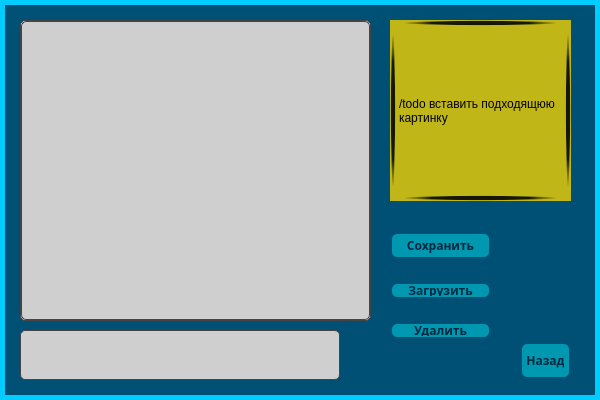
<?xml version="1.0" encoding="UTF-8"?>
<ui version="4.0">
 <class>SaveWindowClass</class>
 <widget class="QDialog" name="SaveWindowClass">
  <property name="geometry">
   <rect>
    <x>0</x>
    <y>0</y>
    <width>600</width>
    <height>400</height>
   </rect>
  </property>
  <property name="sizePolicy">
   <sizepolicy hsizetype="Preferred" vsizetype="Preferred">
    <horstretch>0</horstretch>
    <verstretch>0</verstretch>
   </sizepolicy>
  </property>
  <property name="minimumSize">
   <size>
    <width>600</width>
    <height>400</height>
   </size>
  </property>
  <property name="maximumSize">
   <size>
    <width>600</width>
    <height>400</height>
   </size>
  </property>
  <property name="windowTitle">
   <string>SaveWindow</string>
  </property>
  <property name="autoFillBackground">
   <bool>false</bool>
  </property>
  <property name="styleSheet">
   <string notr="true">#SaveWindowClass {
	background-image: url(:/rec/resources/background_images/2BG.png);
background-color: rgb(0, 79, 117);
border: 5px solid #00ccff;
border - radius: 15px;
width: 500px;
padding: 20px;
  color: #fff; /* Light text */
font-family: sans-serif;
}</string>
  </property>
  <property name="sizeGripEnabled">
   <bool>false</bool>
  </property>
  <property name="modal">
   <bool>false</bool>
  </property>
  <widget class="QPushButton" name="pushButton">
   <property name="geometry">
    <rect>
     <x>390</x>
     <y>230</y>
     <width>101</width>
     <height>31</height>
    </rect>
   </property>
   <property name="font">
    <font>
     <family>sans-serif</family>
     <bold>true</bold>
     <underline>false</underline>
     <strikeout>false</strikeout>
    </font>
   </property>
   <property name="styleSheet">
    <string notr="true">QPushButton {
  background-color: rgb(0, 152, 176);
	color: rgb(0, 40, 64);
  border: none;
  padding: 1px 10px;
  border-radius: 5px;
  text-align: center;
  text-decoration: none;
  display: inline-block;
  margin: 4px 2px;
  cursor: pointer;
}

QPushButton:disabled { /* Выключенная кнопка */
  background-color: #ccc; /* Светло-серый цвет для выключенного состояния */
  color: #888; /* Более темный текст */
  cursor: default; /* Убираем курсор руки */
}

QPushButton:pressed { /* Нажатая кнопка */
  background-color: #3e8e41; /* Более темный оттенок зеленого */
}

QPushButton:hover { /* Наведение курсора */
  background-color: #45a049; /* Немного светлее, чем в обычном состоянии */
}
</string>
   </property>
   <property name="text">
    <string>Сохранить</string>
   </property>
  </widget>
  <widget class="QLabel" name="label">
   <property name="geometry">
    <rect>
     <x>390</x>
     <y>20</y>
     <width>181</width>
     <height>181</height>
    </rect>
   </property>
   <property name="styleSheet">
    <string notr="true">background-color:  rgb(193, 182, 24);
border: 6px solid qradialgradient(spread:pad, cx:0.5, cy:0.5, radius:0.582, fx:0.5, fy:0.5, stop:0.480447 rgba(22, 23, 2, 255), stop:0.569832 rgba(88, 84, 11, 255), stop:0.73743 rgba(193, 182, 24, 255));
padding: 0; </string>
   </property>
   <property name="text">
    <string>/todo вставить подходящюю картинку</string>
   </property>
   <property name="scaledContents">
    <bool>false</bool>
   </property>
   <property name="wordWrap">
    <bool>true</bool>
   </property>
  </widget>
  <widget class="QPushButton" name="pushButton_2">
   <property name="geometry">
    <rect>
     <x>390</x>
     <y>280</y>
     <width>101</width>
     <height>21</height>
    </rect>
   </property>
   <property name="font">
    <font>
     <family>sans-serif</family>
     <bold>true</bold>
     <underline>false</underline>
     <strikeout>false</strikeout>
    </font>
   </property>
   <property name="styleSheet">
    <string notr="true">QPushButton {
  background-color: rgb(0, 152, 176);
	color: rgb(0, 40, 64);
  border: none;
  padding: 1px 10px;
  border-radius: 5px;
  text-align: center;
  text-decoration: none;
  display: inline-block;
  margin: 4px 2px;
  cursor: pointer;
}

QPushButton:disabled { /* Выключенная кнопка */
  background-color: #ccc; /* Светло-серый цвет для выключенного состояния */
  color: #888; /* Более темный текст */
  cursor: default; /* Убираем курсор руки */
}

QPushButton:pressed { /* Нажатая кнопка */
  background-color: #3e8e41; /* Более темный оттенок зеленого */
}

QPushButton:hover { /* Наведение курсора */
  background-color: #45a049; /* Немного светлее, чем в обычном состоянии */
}

</string>
   </property>
   <property name="text">
    <string>Загрузить</string>
   </property>
  </widget>
  <widget class="QScrollArea" name="scrollArea">
   <property name="geometry">
    <rect>
     <x>20</x>
     <y>20</y>
     <width>351</width>
     <height>301</height>
    </rect>
   </property>
   <property name="styleSheet">
    <string notr="true">QScrollArea {
background-image:url(:/rec/resources/background_images/2Field.png);
background-color: rgb(207, 207, 207);
  border: 1px solid #444;
  border-radius: 5px;
}</string>
   </property>
   <property name="frameShape">
    <enum>QFrame::StyledPanel</enum>
   </property>
   <property name="widgetResizable">
    <bool>true</bool>
   </property>
   <widget class="QWidget" name="scrollAreaWidgetContents">
    <property name="geometry">
     <rect>
      <x>0</x>
      <y>0</y>
      <width>349</width>
      <height>299</height>
     </rect>
    </property>
    <property name="autoFillBackground">
     <bool>false</bool>
    </property>
    <property name="styleSheet">
     <string notr="true">#scrollAreaWidgetContents {
background-image:url(:/rec/resources/background_images/2Field.png);
background-color: rgb(207, 207, 207);
  border: 1px solid #444;
  border-radius: 5px;
}</string>
    </property>
    <layout class="QVBoxLayout" name="verticalLayout_2">
     <item>
      <widget class="QPushButton" name="pushButton_5">
       <property name="minimumSize">
        <size>
         <width>0</width>
         <height>50</height>
        </size>
       </property>
       <property name="styleSheet">
        <string notr="true">QPushButton{
background-color:transparent;
border:none;
}
QPushButton:hover{
background-color:rgba(128,128,128,50)
}
QPushButton:disabled {
background-color:rgba(128,128,128,150)
}</string>
       </property>
       <property name="text">
        <string/>
       </property>
      </widget>
     </item>
     <item>
      <spacer name="verticalSpacer">
       <property name="orientation">
        <enum>Qt::Vertical</enum>
       </property>
       <property name="sizeHint" stdset="0">
        <size>
         <width>20</width>
         <height>40</height>
        </size>
       </property>
      </spacer>
     </item>
    </layout>
   </widget>
  </widget>
  <widget class="QPushButton" name="pushButton_3">
   <property name="geometry">
    <rect>
     <x>390</x>
     <y>320</y>
     <width>101</width>
     <height>21</height>
    </rect>
   </property>
   <property name="font">
    <font>
     <family>sans-serif</family>
     <bold>true</bold>
     <underline>false</underline>
     <strikeout>false</strikeout>
    </font>
   </property>
   <property name="styleSheet">
    <string notr="true">QPushButton {
  background-color: rgb(0, 152, 176);
	color: rgb(0, 40, 64);
  border: none;
  padding: 1px 10px;
  border-radius: 5px;
  text-align: center;
  text-decoration: none;
  display: inline-block;
  margin: 4px 2px;
  cursor: pointer;
}

QPushButton:disabled { /* Выключенная кнопка */
  background-color: #ccc; /* Светло-серый цвет для выключенного состояния */
  color: #888; /* Более темный текст */
  cursor: default; /* Убираем курсор руки */
}

QPushButton:pressed { /* Нажатая кнопка */
  background-color: #3e8e41; /* Более темный оттенок зеленого */
}

QPushButton:hover { /* Наведение курсора */
  background-color: #45a049; /* Немного светлее, чем в обычном состоянии */
}

</string>
   </property>
   <property name="text">
    <string>Удалить</string>
   </property>
  </widget>
  <widget class="QPushButton" name="pushButton_4">
   <property name="geometry">
    <rect>
     <x>520</x>
     <y>340</y>
     <width>51</width>
     <height>41</height>
    </rect>
   </property>
   <property name="font">
    <font>
     <family>sans-serif</family>
     <bold>true</bold>
     <underline>false</underline>
     <strikeout>false</strikeout>
    </font>
   </property>
   <property name="styleSheet">
    <string notr="true">QPushButton {
  background-color: rgb(0, 152, 176);
	color: rgb(0, 40, 64);
  border: none;
  padding: 1px 5px;
  border-radius: 5px;
  text-align: center;
  text-decoration: none;
  display: inline-block;
  margin: 4px 2px;
  cursor: pointer;
}

QPushButton:disabled { /* Выключенная кнопка */
  background-color: #ccc; /* Светло-серый цвет для выключенного состояния */
  color: #888; /* Более темный текст */
  cursor: default; /* Убираем курсор руки */
}

QPushButton:pressed { /* Нажатая кнопка */
  background-color: #3e8e41; /* Более темный оттенок зеленого */
}

QPushButton:hover { /* Наведение курсора */
  background-color: #45a049; /* Немного светлее, чем в обычном состоянии */
}

</string>
   </property>
   <property name="text">
    <string>Назад</string>
   </property>
  </widget>
  <widget class="QWidget" name="widget" native="true">
   <property name="geometry">
    <rect>
     <x>20</x>
     <y>330</y>
     <width>320</width>
     <height>50</height>
    </rect>
   </property>
   <property name="styleSheet">
    <string notr="true">#widget {
background-image:url(:/rec/resources/background_images/2Field.png);
background-color: rgb(207, 207, 207);
  border: 1px solid #444;
  border-radius: 5px;
}</string>
   </property>
   <widget class="QWidget" name="verticalLayoutWidget">
    <property name="geometry">
     <rect>
      <x>0</x>
      <y>0</y>
      <width>321</width>
      <height>51</height>
     </rect>
    </property>
    <layout class="QVBoxLayout" name="verticalLayout"/>
   </widget>
  </widget>
 </widget>
 <layoutdefault spacing="6" margin="11"/>
 <resources>
  <include location="Resource.qrc"/>
 </resources>
 <connections/>
</ui>
